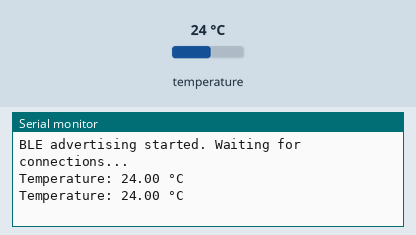
This sketch was run on a simulated ESP32. Shown: the last lines printed to the serial monitor. Wiring (inferred from the names in the program): LM75 temperature sensor at I2C address 0x48. Inputs (shaded band) come from the test bench; at power-on: temperature 24 °C. Nothing arrives over Bluetooth unless stated; a phone connects over Bluetooth LE 3 s after start.

Above: at 2.8 s.
2.9 s: temperature set to 12 °C
At 3.8 s:
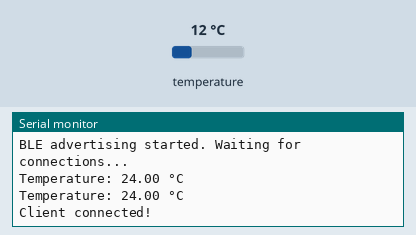
5.6 s: temperature set to 19 °C
At 6.9 s:
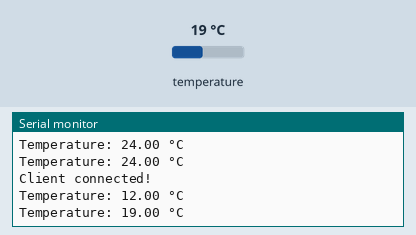
Timing chart, 0 to 8.6 s (numbered marks = the images above; inputs shaded):
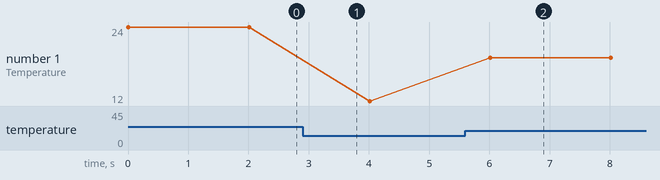

Measured:
- after the input at 5.6 s, the serial monitor: prints a new line after 0.41 s (image 2)
- plotted number 1: 24 → 12 after the input at 2.9 s, 12 → 19 after the input at 5.6 s

The sketch:

BLE_Slave.ino
```cpp
#include <Wire.h>
#include <BLEDevice.h>
#include <BLEServer.h>
#include <BLEUtils.h>
#include <BLE2902.h>

// --- LM75A ---
#define LM75A_ADDRESS 0x48
#define LM75A_TEMP_REG 0x00

// --- BLE UUIDs (standard Environmental Sensing service) ---
#define SERVICE_UUID        "181A"          // Environmental Sensing
#define CHARACTERISTIC_UUID "2A6E"          // Temperature (standard GATT)

BLEServer* pServer = nullptr;
BLECharacteristic* pCharacteristic = nullptr;
bool deviceConnected = false;

// --- BLE Connection Callbacks ---
class ServerCallbacks : public BLEServerCallbacks {
  void onConnect(BLEServer* pServer) {
    deviceConnected = true;
    Serial.println("Client connected!");
  }
  void onDisconnect(BLEServer* pServer) {
    deviceConnected = false;
    Serial.println("Client disconnected. Restarting advertising...");
    pServer->startAdvertising();
  }
};

// --- Read LM75A Temperature ---
float readTemperature() {
  Wire.beginTransmission(LM75A_ADDRESS);
  Wire.write(LM75A_TEMP_REG);
  Wire.endTransmission();

  Wire.requestFrom(LM75A_ADDRESS, 2);
  if (Wire.available() == 2) {
    uint8_t msb = Wire.read();
    uint8_t lsb = Wire.read();

    // Combine bytes — 11-bit value in upper bits
    int16_t raw = ((int16_t)(msb << 8) | lsb) >> 5;

    // Handle two's complement for negative temps
    if (raw & 0x400) raw |= 0xF800;

    return raw * 0.125f;
  }
  return -999.0f; // Error sentinel
}

void setup() {
  Serial.begin(9600);
  Wire.begin(); // SDA=21, SCL=22 by default

  // Initialize BLE
  BLEDevice::init("ESP32-TempSensor");
  pServer = BLEDevice::createServer();
  pServer->setCallbacks(new ServerCallbacks());

  // Create Service
  BLEService* pService = pServer->createService(SERVICE_UUID);

  // Create Characteristic with Read + Notify properties
  pCharacteristic = pService->createCharacteristic(
    CHARACTERISTIC_UUID,
    BLECharacteristic::PROPERTY_READ | BLECharacteristic::PROPERTY_NOTIFY
  );

  // Add descriptor so clients can subscribe to notifications
  pCharacteristic->addDescriptor(new BLE2902());

  pService->start();

  // Start advertising so devices can discover the ESP32
  BLEAdvertising* pAdvertising = BLEDevice::getAdvertising();
  pAdvertising->addServiceUUID(SERVICE_UUID);
  pAdvertising->setScanResponse(true);
  pAdvertising->start();

  Serial.println("BLE advertising started. Waiting for connections...");
}

void loop() {
  float tempC = readTemperature();

  if (tempC != -999.0f) {
    Serial.printf("Temperature: %.2f °C\n", tempC);

    // Format as string and update BLE characteristic
    char tempStr[16];
    snprintf(tempStr, sizeof(tempStr), "%.2f C", tempC);
    pCharacteristic->setValue(tempStr);

    // Push notification to connected client
    if (deviceConnected) {
      pCharacteristic->notify();
    }
  } else {
    Serial.println("Error reading sensor!");
  }

  delay(2000); // Read every 2 seconds
}
```
